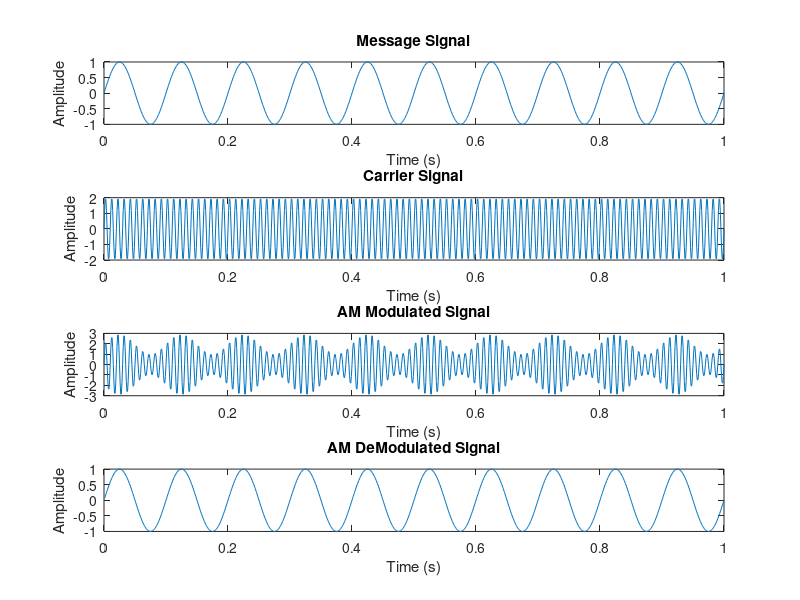

Write MATLAB code to recreate this figure.
clc;
clear all;
close all;

% Signal parameters
Am = 1;               % Amplitude of the message signal
fm = 10;              % Frequency of the message signal (Hz)
Ac = 2;               % Amplitude of the carrier signal
fc = 100;             % Frequency of the carrier signal (Hz)
modulation_index = 0.5;   % Modulation index (Amplitude of message signal / Amplitude of carrier signal)

% Time parameters
t = 0:0.001:1;        % Time vector (from 0 to 1 second with a step size of 0.001 second)

% Generate the message signal
message_signal = Am * sin(2*pi*fm*t);

% Generate the carrier signal
carrier_signal = Ac * sin(2*pi*fc*t);

% Generate the modulated signal
modulated_signal = (1+modulation_index * message_signal) .* carrier_signal;

% Plotting
subplot(4, 1, 1);
plot(t, message_signal);
xlabel('Time (s)');
ylabel('Amplitude');
title('Message Signal');

subplot(4, 1, 2);
plot(t, carrier_signal);
xlabel('Time (s)');
ylabel('Amplitude');
title('Carrier Signal');

subplot(4, 1, 3);
plot(t, modulated_signal);
xlabel('Time (s)');
ylabel('Amplitude');
title('AM Modulated Signal');

demodulated_signal = (modulated_signal./carrier_signal - 1)/0.5;

subplot(4, 1, 4);
plot(t, demodulated_signal);
ylim([-1,1]);
xlabel('Time (s)');
ylabel('Amplitude');
title('AM DeModulated Signal');

